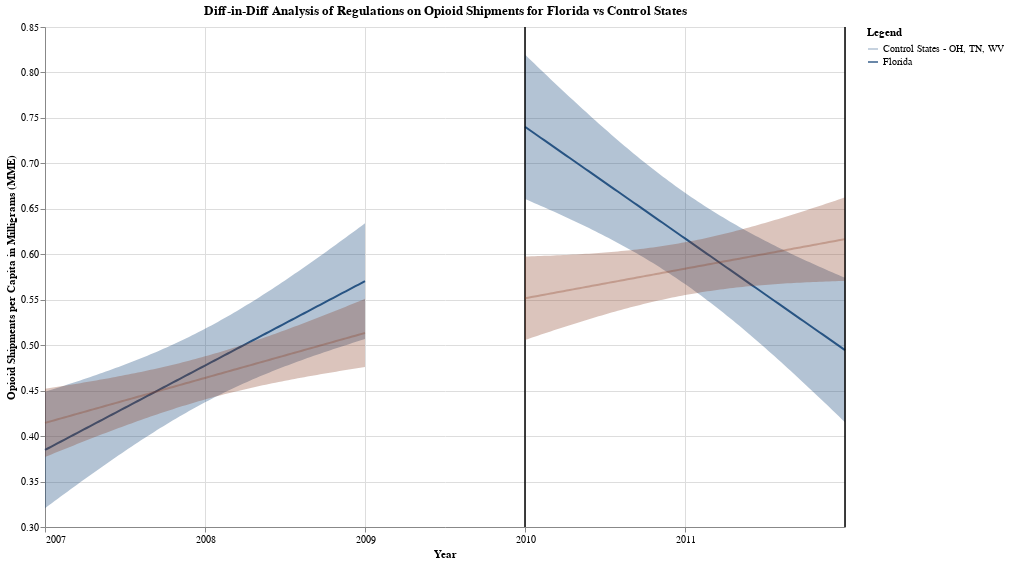

This figure's notebook cell:
### Code cell
diff_in_diff_final = pre_FL_plot + post_FL_plot + pre_crtl_plot + post_crtl_plot
diff_in_diff_final.properties(title = "Diff-in-Diff Analysis of Regulations on Opioid Shipments for Florida vs Control States")
